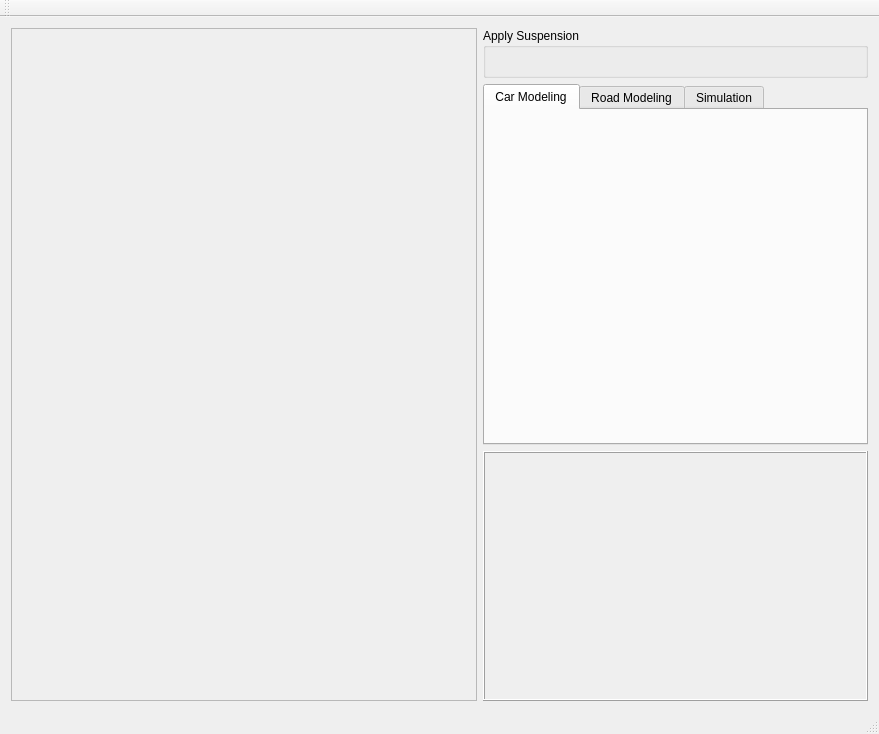
<?xml version="1.0" encoding="UTF-8"?>
<ui version="4.0">
 <class>WM_XDYNAMICS_CAR</class>
 <widget class="QMainWindow" name="WM_XDYNAMICS_CAR">
  <property name="geometry">
   <rect>
    <x>0</x>
    <y>0</y>
    <width>879</width>
    <height>734</height>
   </rect>
  </property>
  <property name="windowTitle">
   <string>xdynamics car</string>
  </property>
  <widget class="QWidget" name="centralWidget">
   <layout class="QHBoxLayout" name="horizontalLayout">
    <item>
     <widget class="QScrollArea" name="GraphicArea">
      <property name="sizePolicy">
       <sizepolicy hsizetype="Expanding" vsizetype="Expanding">
        <horstretch>0</horstretch>
        <verstretch>0</verstretch>
       </sizepolicy>
      </property>
      <property name="widgetResizable">
       <bool>true</bool>
      </property>
      <widget class="QWidget" name="scrollAreaWidgetContents">
       <property name="geometry">
        <rect>
         <x>0</x>
         <y>0</y>
         <width>466</width>
         <height>661</height>
        </rect>
       </property>
      </widget>
     </widget>
    </item>
    <item>
     <layout class="QVBoxLayout" name="RightWidgetLayout">
      <item>
       <widget class="QGroupBox" name="GB_Apply_Suspension">
        <property name="sizePolicy">
         <sizepolicy hsizetype="Fixed" vsizetype="Fixed">
          <horstretch>0</horstretch>
          <verstretch>0</verstretch>
         </sizepolicy>
        </property>
        <property name="minimumSize">
         <size>
          <width>385</width>
          <height>50</height>
         </size>
        </property>
        <property name="maximumSize">
         <size>
          <width>385</width>
          <height>50</height>
         </size>
        </property>
        <property name="title">
         <string>Apply Suspension</string>
        </property>
        <widget class="QWidget" name="">
         <property name="geometry">
          <rect>
           <x>11</x>
           <y>20</y>
           <width>361</width>
           <height>18</height>
          </rect>
         </property>
         <layout class="QHBoxLayout" name="CheckBoxLayout">
          <item>
           <widget class="QRadioButton" name="RB_FullCar">
            <property name="text">
             <string>Full Car</string>
            </property>
            <property name="checked">
             <bool>true</bool>
            </property>
           </widget>
          </item>
          <item>
           <widget class="QRadioButton" name="RB_QuarterCar">
            <property name="text">
             <string>Quarter Car</string>
            </property>
           </widget>
          </item>
          <item>
           <widget class="QRadioButton" name="RB_TestBed">
            <property name="text">
             <string>Test bed</string>
            </property>
           </widget>
          </item>
         </layout>
        </widget>
       </widget>
      </item>
      <item>
       <widget class="QTabWidget" name="ModelingTab">
        <property name="sizePolicy">
         <sizepolicy hsizetype="Fixed" vsizetype="Expanding">
          <horstretch>0</horstretch>
          <verstretch>0</verstretch>
         </sizepolicy>
        </property>
        <property name="minimumSize">
         <size>
          <width>385</width>
          <height>0</height>
         </size>
        </property>
        <property name="maximumSize">
         <size>
          <width>385</width>
          <height>16777215</height>
         </size>
        </property>
        <property name="currentIndex">
         <number>0</number>
        </property>
        <widget class="QWidget" name="CarModeling_Tab">
         <attribute name="title">
          <string>Car Modeling</string>
         </attribute>
        </widget>
        <widget class="QWidget" name="RoadModeling_Tab">
         <attribute name="title">
          <string>Road Modeling</string>
         </attribute>
        </widget>
        <widget class="QWidget" name="Simulation_Tab">
         <attribute name="title">
          <string>Simulation</string>
         </attribute>
        </widget>
       </widget>
      </item>
      <item>
       <widget class="QFrame" name="frame">
        <property name="sizePolicy">
         <sizepolicy hsizetype="Fixed" vsizetype="Fixed">
          <horstretch>0</horstretch>
          <verstretch>0</verstretch>
         </sizepolicy>
        </property>
        <property name="minimumSize">
         <size>
          <width>385</width>
          <height>250</height>
         </size>
        </property>
        <property name="maximumSize">
         <size>
          <width>385</width>
          <height>16777215</height>
         </size>
        </property>
        <property name="frameShape">
         <enum>QFrame::Box</enum>
        </property>
        <property name="frameShadow">
         <enum>QFrame::Raised</enum>
        </property>
       </widget>
      </item>
     </layout>
    </item>
   </layout>
  </widget>
  <widget class="QMenuBar" name="menuBar">
   <property name="geometry">
    <rect>
     <x>0</x>
     <y>0</y>
     <width>879</width>
     <height>21</height>
    </rect>
   </property>
  </widget>
  <widget class="QToolBar" name="mainToolBar">
   <attribute name="toolBarArea">
    <enum>TopToolBarArea</enum>
   </attribute>
   <attribute name="toolBarBreak">
    <bool>false</bool>
   </attribute>
  </widget>
  <widget class="QStatusBar" name="statusBar"/>
 </widget>
 <layoutdefault spacing="6" margin="11"/>
 <resources>
  <include location="xdynamics_car.qrc"/>
 </resources>
 <connections/>
</ui>
